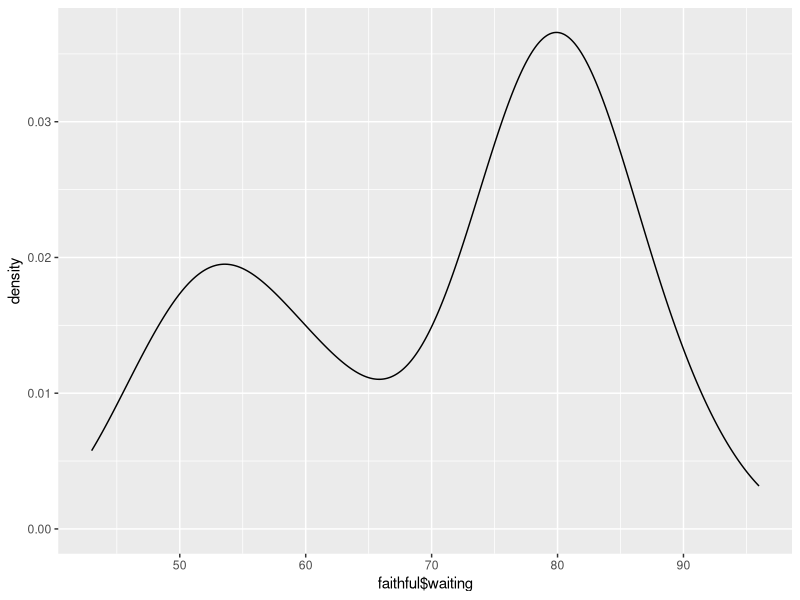
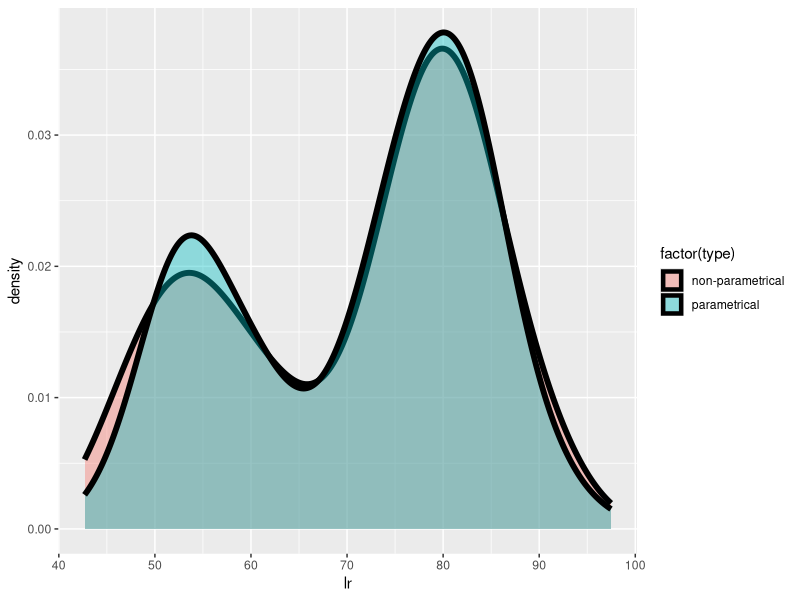

Recreate these plots in R, in order.
#install.packages("ggplot2")
#install.packages("mixtools")
library(mixtools)
library(ggplot2)

#4.a ##############################
p<-ggplot(data.frame(faithful))
p+geom_density(aes(x=faithful$waiting))

#4.b ##############################
simulateFromDist <- function(n,p1,m1,s1,m2,s2){
	k1 <- p1*n #proportion of type 1
	k2 <- n-k1+1 #proportion of type 2
	x1 <- rnorm(k1, mean=m1, sd=s1)
	x2 <- rnorm(k2, mean=m2, sd=s2)
	c(x1,x2) #order of events doesn't matter for histogram, so simply concatenate
}

####from mixtools simulation
mixout<-normalmixEM(faithful$waiting,lambda=0.5,mu=c(55,80),sigma=10,k=2)
str(mixout)
# $ lambda    : num [1:2] 0.361 0.639
# $ mu        : num [1:2] 54.6 80.1
# $ sigma     : num [1:2] 5.87 5.87


# Is it necessary to simulate this? Can we plot the function directly?
sim_waiting<-simulateFromDist(length(faithful$waiting),0.361,54.6,5.87,80.1,5.87)

data <- rbind( data.frame(type="non-parametrical", lr=faithful$waiting), data.frame(type="parametrical", lr=sim_waiting))
m <- ggplot(data, aes(x=lr)) 
m <- m + geom_density(aes(fill=factor(type)), size=2, alpha=.4) 

#save m
pdf('plot4b.pdf')
m
dev.off()

#4.f  #####################

EL2 <- ( mixout$sigma[1]^2 * mixout$lambda[1] + mixout$sigma[2]^2 * mixout$lambda[2] ) + (mixout$mu[1]^2 * mixout$lambda[1] + mixout$mu[2]^2 * mixout$lambda[2])
EL <- mixout$mu[1] * mixout$lambda[1] + mixout$mu[2] * mixout$lambda[2]
